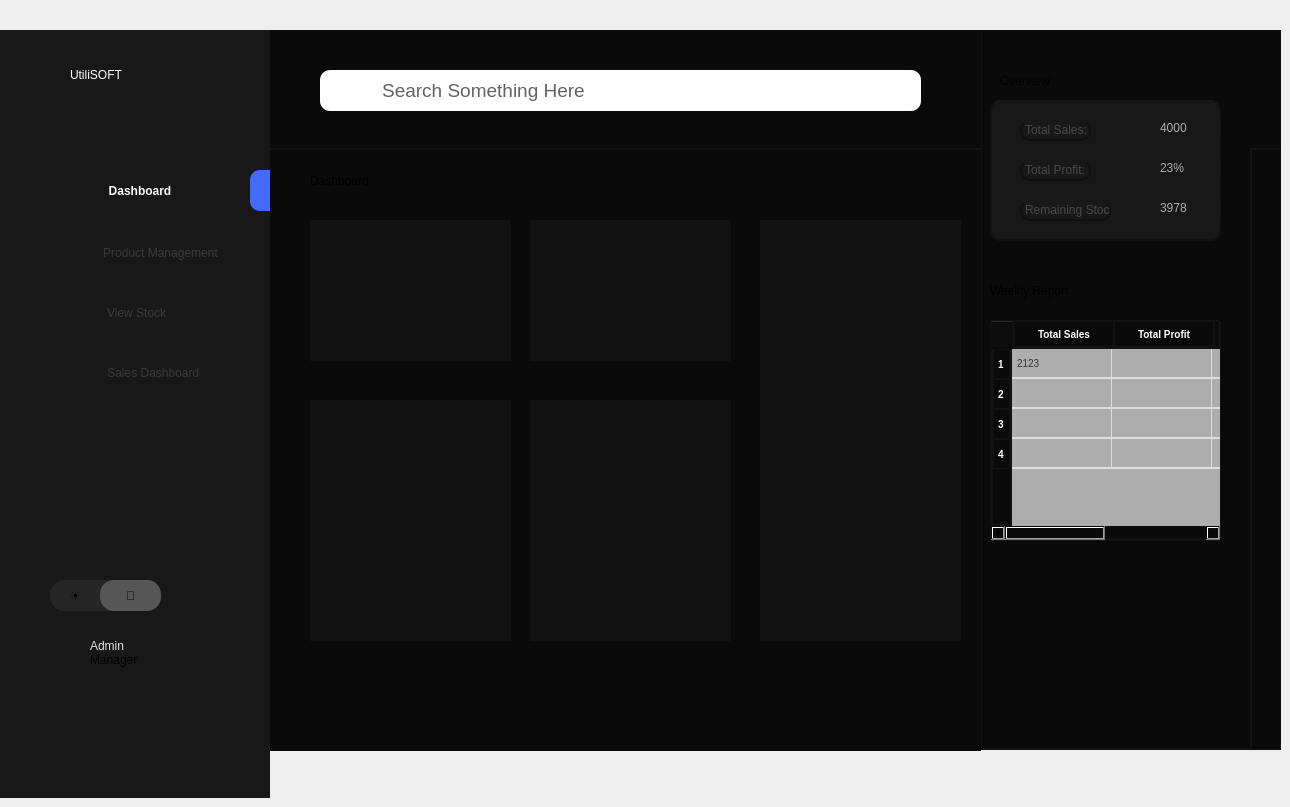
    <widget class="QWidget" name="workerdashboard">
     <widget class="QWidget" name="widget_31" native="true">
      <property name="geometry">
       <rect>
        <x>980</x>
        <y>30</y>
        <width>301</width>
        <height>720</height>
       </rect>
      </property>
      <property name="styleSheet">
       <string notr="true">background:#0a0a0a;
border: 2px solid #121212;
border-top:none;</string>
      </property>
      <widget class="QLabel" name="label_79">
       <property name="geometry">
        <rect>
         <x>20</x>
         <y>20</y>
         <width>111</width>
         <height>61</height>
        </rect>
       </property>
       <property name="styleSheet">
        <string notr="true">font: 16pt &quot;Sans Serif Collection&quot;;
border:none;</string>
       </property>
       <property name="text">
        <string>Overview</string>
       </property>
      </widget>
      <widget class="QWidget" name="widget_40" native="true">
       <property name="geometry">
        <rect>
         <x>10</x>
         <y>70</y>
         <width>231</width>
         <height>141</height>
        </rect>
       </property>
       <property name="styleSheet">
        <string notr="true">border-radius: 10px;
background:#181818;</string>
       </property>
       <widget class="QLabel" name="label_81">
        <property name="geometry">
         <rect>
          <x>30</x>
          <y>20</y>
          <width>71</width>
          <height>21</height>
         </rect>
        </property>
        <property name="styleSheet">
         <string notr="true">color:#494949;
</string>
        </property>
        <property name="text">
         <string>Total Sales:</string>
        </property>
       </widget>
       <widget class="QLabel" name="label_82">
        <property name="geometry">
         <rect>
          <x>30</x>
          <y>60</y>
          <width>71</width>
          <height>21</height>
         </rect>
        </property>
        <property name="styleSheet">
         <string notr="true">color:#494949;
</string>
        </property>
        <property name="text">
         <string>Total Profit:</string>
        </property>
       </widget>
       <widget class="QLabel" name="label_83">
        <property name="geometry">
         <rect>
          <x>30</x>
          <y>100</y>
          <width>91</width>
          <height>21</height>
         </rect>
        </property>
        <property name="styleSheet">
         <string notr="true">color:#494949;
</string>
        </property>
        <property name="text">
         <string>Remaining Stock:</string>
        </property>
       </widget>
       <widget class="QLabel" name="label_84">
        <property name="geometry">
         <rect>
          <x>170</x>
          <y>20</y>
          <width>91</width>
          <height>16</height>
         </rect>
        </property>
        <property name="styleSheet">
         <string notr="true">border:none;
color:#adadad;</string>
        </property>
        <property name="text">
         <string>4000</string>
        </property>
       </widget>
       <widget class="QLabel" name="label_85">
        <property name="geometry">
         <rect>
          <x>170</x>
          <y>60</y>
          <width>91</width>
          <height>16</height>
         </rect>
        </property>
        <property name="styleSheet">
         <string notr="true">border:none;
color:#adadad;</string>
        </property>
        <property name="text">
         <string>23%</string>
        </property>
       </widget>
       <widget class="QLabel" name="label_86">
        <property name="geometry">
         <rect>
          <x>170</x>
          <y>100</y>
          <width>91</width>
          <height>16</height>
         </rect>
        </property>
        <property name="styleSheet">
         <string notr="true">border:none;
color:#adadad;</string>
        </property>
        <property name="text">
         <string>3978</string>
        </property>
       </widget>
      </widget>
      <widget class="QLabel" name="label_87">
       <property name="geometry">
        <rect>
         <x>10</x>
         <y>230</y>
         <width>141</width>
         <height>61</height>
        </rect>
       </property>
       <property name="styleSheet">
        <string notr="true">font: 16pt &quot;Sans Serif Collection&quot;;
border:none;</string>
       </property>
       <property name="text">
        <string>Weekly Report</string>
       </property>
      </widget>
      <widget class="QTableWidget" name="tableWidget_3">
       <property name="geometry">
        <rect>
         <x>10</x>
         <y>290</y>
         <width>231</width>
         <height>221</height>
        </rect>
       </property>
       <property name="styleSheet">
        <string notr="true">QTableWidget, QTableView {
    border: 1px solid #121212;
    border-radius: 5px;
    gridline-color: #ddd;
    background-color: #adadad;
    font-size: 10px;
    font-family: Arial, sans-serif;
    color: #333;
    selection-background-color: #0078D7;
    selection-color: white;
}

QHeaderView::section {
    background-color:#0a0a0a;
    color: white;
    padding: 4px;
    border: 1px solid #121212;
    font-size: 10px;
    font-weight: bold;
    text-align: center;
}

QTableWidget::item, QTableView::item {
    padding: 2px;
    border-bottom: 1px solid #ddd;
    text-align: center;
}

QTableWidget::item:selected, QTableView::item:selected {
    background-color: #0078D7;
    color: white;
}

QTableCornerButton::section {
    background-color: #adadad;
    border: 1px solid #adadad;
	border-top-left-radius: 8px;
  
}
</string>
       </property>
       <row/>
       <row/>
       <row/>
       <row/>
       <column>
        <property name="text">
         <string>Total Sales</string>
        </property>
       </column>
       <column>
        <property name="text">
         <string>Total Profit</string>
        </property>
       </column>
       <column>
        <property name="text">
         <string>Remaining Debtors</string>
        </property>
       </column>
       <column>
        <property name="text">
         <string>Remaining Stock</string>
        </property>
       </column>
       <item row="0" column="0">
        <property name="text">
         <string>2123</string>
        </property>
       </item>
      </widget>
      <widget class="QWidget" name="widget_43" native="true">
       <property name="geometry">
        <rect>
         <x>980</x>
         <y>0</y>
         <width>301</width>
         <height>720</height>
        </rect>
       </property>
       <property name="styleSheet">
        <string notr="true">background:#0a0a0a;
border: 2px solid #121212;
border-top:none;</string>
       </property>
       <widget class="QLabel" name="label_88">
        <property name="geometry">
         <rect>
          <x>20</x>
          <y>20</y>
          <width>111</width>
          <height>61</height>
         </rect>
        </property>
        <property name="styleSheet">
         <string notr="true">font: 16pt &quot;Sans Serif Collection&quot;;
border:none;</string>
        </property>
        <property name="text">
         <string>Overview</string>
        </property>
       </widget>
       <widget class="QWidget" name="widget_113" native="true">
        <property name="geometry">
         <rect>
          <x>20</x>
          <y>80</y>
          <width>271</width>
          <height>141</height>
         </rect>
        </property>
        <property name="styleSheet">
         <string notr="true">border-radius: 10px;
background:#181818;</string>
        </property>
        <widget class="QLabel" name="label_89">
         <property name="geometry">
          <rect>
           <x>30</x>
           <y>20</y>
           <width>71</width>
           <height>21</height>
          </rect>
         </property>
         <property name="styleSheet">
          <string notr="true">color:#494949;
</string>
         </property>
         <property name="text">
          <string>Total Sales:</string>
         </property>
        </widget>
        <widget class="QLabel" name="label_90">
         <property name="geometry">
          <rect>
           <x>30</x>
           <y>60</y>
           <width>71</width>
           <height>21</height>
          </rect>
         </property>
         <property name="styleSheet">
          <string notr="true">color:#494949;
</string>
         </property>
         <property name="text">
          <string>Total Profit:</string>
         </property>
        </widget>
        <widget class="QLabel" name="label_91">
         <property name="geometry">
          <rect>
           <x>30</x>
           <y>100</y>
           <width>91</width>
           <height>21</height>
          </rect>
         </property>
         <property name="styleSheet">
          <string notr="true">color:#494949;
</string>
         </property>
         <property name="text">
          <string>Remaining Stock:</string>
         </property>
        </widget>
        <widget class="QLabel" name="label_92">
         <property name="geometry">
          <rect>
           <x>170</x>
           <y>20</y>
           <width>91</width>
           <height>16</height>
          </rect>
         </property>
         <property name="styleSheet">
          <string notr="true">border:none;
color:#adadad;</string>
         </property>
         <property name="text">
          <string>4000</string>
         </property>
        </widget>
        <widget class="QLabel" name="label_93">
         <property name="geometry">
          <rect>
           <x>170</x>
           <y>60</y>
           <width>91</width>
           <height>16</height>
          </rect>
         </property>
         <property name="styleSheet">
          <string notr="true">border:none;
color:#adadad;</string>
         </property>
         <property name="text">
          <string>23%</string>
         </property>
        </widget>
        <widget class="QLabel" name="label_158">
         <property name="geometry">
          <rect>
           <x>170</x>
           <y>100</y>
           <width>91</width>
           <height>16</height>
          </rect>
         </property>
         <property name="styleSheet">
          <string notr="true">border:none;
color:#adadad;</string>
         </property>
         <property name="text">
          <string>3978</string>
         </property>
        </widget>
       </widget>
       <widget class="QLabel" name="label_161">
        <property name="geometry">
         <rect>
          <x>30</x>
          <y>240</y>
          <width>141</width>
          <height>61</height>
         </rect>
        </property>
        <property name="styleSheet">
         <string notr="true">font: 16pt &quot;Sans Serif Collection&quot;;
border:none;</string>
        </property>
        <property name="text">
         <string>Weekly Report</string>
        </property>
       </widget>
       <widget class="QTableWidget" name="tableWidget_6">
        <property name="geometry">
         <rect>
          <x>20</x>
          <y>310</y>
          <width>271</width>
          <height>231</height>
         </rect>
        </property>
        <property name="styleSheet">
         <string notr="true">QTableWidget, QTableView {
    border: 1px solid #121212;
    border-radius: 5px;
    gridline-color: #ddd;
    background-color: #adadad;
    font-size: 10px;
    font-family: Arial, sans-serif;
    color: #333;
    selection-background-color: #0078D7;
    selection-color: white;
}

QHeaderView::section {
    background-color:#0a0a0a;
    color: white;
    padding: 4px;
    border: 1px solid #121212;
    font-size: 10px;
    font-weight: bold;
    text-align: center;
}

QTableWidget::item, QTableView::item {
    padding: 2px;
    border-bottom: 1px solid #ddd;
    text-align: center;
}

QTableWidget::item:selected, QTableView::item:selected {
    background-color: #0078D7;
    color: white;
}

QTableCornerButton::section {
    background-color: #adadad;
    border: 1px solid #adadad;
	border-top-left-radius: 8px;
  
}
</string>
        </property>
        <row/>
        <row/>
        <row/>
        <row/>
        <column>
         <property name="text">
          <string>Total Sales</string>
         </property>
        </column>
        <column>
         <property name="text">
          <string>Total Profit</string>
         </property>
        </column>
        <column>
         <property name="text">
          <string>Remaining Debtors</string>
         </property>
        </column>
        <column>
         <property name="text">
          <string>Remaining Stock</string>
         </property>
        </column>
        <item row="0" column="0">
         <property name="text">
          <string>2123</string>
         </property>
        </item>
       </widget>
      </widget>
      <widget class="QWidget" name="widget_114" native="true">
       <property name="geometry">
        <rect>
         <x>270</x>
         <y>0</y>
         <width>711</width>
         <height>121</height>
        </rect>
       </property>
       <property name="styleSheet">
        <string notr="true">border:5px;
background:#0a0a0a;
border: 3px solid #121212;
border-right:none;
border-top:none;
border-left:none;


</string>
       </property>
       <widget class="QLabel" name="label_332">
        <property name="geometry">
         <rect>
          <x>50</x>
          <y>40</y>
          <width>601</width>
          <height>41</height>
         </rect>
        </property>
        <property name="font">
         <font>
          <family>Microsoft Sans Serif</family>
          <pointsize>14</pointsize>
          <italic>false</italic>
          <bold>false</bold>
         </font>
        </property>
        <property name="styleSheet">
         <string notr="true">  border-radius: 10px; 
font: 14pt &quot;Microsoft Sans Serif&quot;;
background: white;
 padding-left: 15px;
color:#626262;
border:none;
</string>
        </property>
        <property name="text">
         <string>        Search Something Here </string>
        </property>
       </widget>
       <widget class="QLabel" name="label_333">
        <property name="geometry">
         <rect>
          <x>60</x>
          <y>50</y>
          <width>31</width>
          <height>21</height>
         </rect>
        </property>
        <property name="styleSheet">
         <string notr="true">border-radius:10px;
border:none;
background-color:none;
  background-image: url(&quot;:/new/prefix1/search-01-Stroke-Rounded.png&quot;);
    background-repeat: no-repeat;
    background-position: center;
    background-origin: content;</string>
        </property>
        <property name="text">
         <string/>
        </property>
        <property name="scaledContents">
         <bool>true</bool>
        </property>
       </widget>
      </widget>
      <widget class="QWidget" name="widget_115" native="true">
       <property name="geometry">
        <rect>
         <x>270</x>
         <y>120</y>
         <width>711</width>
         <height>601</height>
        </rect>
       </property>
       <property name="styleSheet">
        <string notr="true">background:#0a0a0a;</string>
       </property>
       <widget class="QLabel" name="label_334">
        <property name="geometry">
         <rect>
          <x>40</x>
          <y>0</y>
          <width>111</width>
          <height>61</height>
         </rect>
        </property>
        <property name="styleSheet">
         <string notr="true">font: 16pt &quot;Sans Serif Collection&quot;;
border:none;</string>
        </property>
        <property name="text">
         <string>Dashboard</string>
        </property>
       </widget>
       <widget class="QWidget" name="widget_116" native="true">
        <property name="geometry">
         <rect>
          <x>40</x>
          <y>70</y>
          <width>201</width>
          <height>141</height>
         </rect>
        </property>
        <property name="styleSheet">
         <string notr="true">background : #121212;</string>
        </property>
        <widget class="QWidget" name="widget_117" native="true">
         <property name="geometry">
          <rect>
           <x>0</x>
           <y>0</y>
           <width>191</width>
           <height>141</height>
          </rect>
         </property>
         <property name="styleSheet">
          <string notr="true">background : #121212;</string>
         </property>
        </widget>
       </widget>
       <widget class="QWidget" name="widget_118" native="true">
        <property name="geometry">
         <rect>
          <x>260</x>
          <y>70</y>
          <width>201</width>
          <height>141</height>
         </rect>
        </property>
        <property name="styleSheet">
         <string notr="true">background : #121212;</string>
        </property>
       </widget>
       <widget class="QWidget" name="widget_119" native="true">
        <property name="geometry">
         <rect>
          <x>490</x>
          <y>70</y>
          <width>201</width>
          <height>421</height>
         </rect>
        </property>
        <property name="styleSheet">
         <string notr="true">background : #121212;</string>
        </property>
       </widget>
       <widget class="QWidget" name="widget_120" native="true">
        <property name="geometry">
         <rect>
          <x>260</x>
          <y>250</y>
          <width>201</width>
          <height>241</height>
         </rect>
        </property>
        <property name="styleSheet">
         <string notr="true">background : #121212;</string>
        </property>
       </widget>
       <widget class="QWidget" name="widget_121" native="true">
        <property name="geometry">
         <rect>
          <x>40</x>
          <y>250</y>
          <width>201</width>
          <height>241</height>
         </rect>
        </property>
        <property name="styleSheet">
         <string notr="true">background : #121212;</string>
        </property>
       </widget>
      </widget>
     </widget>
     <widget class="QWidget" name="widget_122" native="true">
      <property name="geometry">
       <rect>
        <x>270</x>
        <y>30</y>
        <width>711</width>
        <height>121</height>
       </rect>
      </property>
      <property name="styleSheet">
       <string notr="true">border:5px;
background:#0a0a0a;
border: 3px solid #121212;
border-right:none;
border-top:none;
border-left:none;


</string>
      </property>
      <widget class="QLabel" name="label_335">
       <property name="geometry">
        <rect>
         <x>50</x>
         <y>40</y>
         <width>601</width>
         <height>41</height>
        </rect>
       </property>
       <property name="font">
        <font>
         <family>Microsoft Sans Serif</family>
         <pointsize>14</pointsize>
         <italic>false</italic>
         <bold>false</bold>
        </font>
       </property>
       <property name="styleSheet">
        <string notr="true">  border-radius: 10px; 
font: 14pt &quot;Microsoft Sans Serif&quot;;
background: white;
 padding-left: 15px;
color:#626262;
border:none;
</string>
       </property>
       <property name="text">
        <string>        Search Something Here </string>
       </property>
      </widget>
      <widget class="QLabel" name="label_336">
       <property name="geometry">
        <rect>
         <x>60</x>
         <y>50</y>
         <width>31</width>
         <height>21</height>
        </rect>
       </property>
       <property name="styleSheet">
        <string notr="true">border-radius:10px;
border:none;
background-color:none;
  background-image: url(&quot;:/new/prefix1/images/search-01-Stroke-Rounded.png&quot;);
    background-repeat: no-repeat;
    background-position: center;
    background-origin: content;</string>
       </property>
       <property name="text">
        <string/>
       </property>
       <property name="scaledContents">
        <bool>true</bool>
       </property>
      </widget>
     </widget>
     <widget class="QWidget" name="widget_123" native="true">
      <property name="geometry">
       <rect>
        <x>270</x>
        <y>150</y>
        <width>711</width>
        <height>601</height>
       </rect>
      </property>
      <property name="styleSheet">
       <string notr="true">background:#0a0a0a;</string>
      </property>
      <widget class="QLabel" name="label_337">
       <property name="geometry">
        <rect>
         <x>40</x>
         <y>0</y>
         <width>111</width>
         <height>61</height>
        </rect>
       </property>
       <property name="styleSheet">
        <string notr="true">font: 16pt &quot;Sans Serif Collection&quot;;
border:none;</string>
       </property>
       <property name="text">
        <string>Dashboard</string>
       </property>
      </widget>
      <widget class="QWidget" name="widget_124" native="true">
       <property name="geometry">
        <rect>
         <x>40</x>
         <y>70</y>
         <width>201</width>
         <height>141</height>
        </rect>
       </property>
       <property name="styleSheet">
        <string notr="true">background : #121212;</string>
       </property>
       <widget class="QWidget" name="widget_125" native="true">
        <property name="geometry">
         <rect>
          <x>0</x>
          <y>0</y>
          <width>191</width>
          <height>141</height>
         </rect>
        </property>
        <property name="styleSheet">
         <string notr="true">background : #121212;</string>
        </property>
       </widget>
      </widget>
      <widget class="QWidget" name="widget_126" native="true">
       <property name="geometry">
        <rect>
         <x>260</x>
         <y>70</y>
         <width>201</width>
         <height>141</height>
        </rect>
       </property>
       <property name="styleSheet">
        <string notr="true">background : #121212;</string>
       </property>
      </widget>
      <widget class="QWidget" name="widget_127" native="true">
       <property name="geometry">
        <rect>
         <x>490</x>
         <y>70</y>
         <width>201</width>
         <height>421</height>
        </rect>
       </property>
       <property name="styleSheet">
        <string notr="true">background : #121212;</string>
       </property>
      </widget>
      <widget class="QWidget" name="widget_128" native="true">
       <property name="geometry">
        <rect>
         <x>260</x>
         <y>250</y>
         <width>201</width>
         <height>241</height>
        </rect>
       </property>
       <property name="styleSheet">
        <string notr="true">background : #121212;</string>
       </property>
      </widget>
      <widget class="QWidget" name="widget_129" native="true">
       <property name="geometry">
        <rect>
         <x>40</x>
         <y>250</y>
         <width>201</width>
         <height>241</height>
        </rect>
       </property>
       <property name="styleSheet">
        <string notr="true">background : #121212;</string>
       </property>
      </widget>
     </widget>
     <widget class="QFrame" name="frame_13">
      <property name="geometry">
       <rect>
        <x>0</x>
        <y>30</y>
        <width>270</width>
        <height>768</height>
       </rect>
      </property>
      <property name="styleSheet">
       <string notr="true">max-width:270px;
max-height:768px;
background-color:#181818;</string>
      </property>
      <widget class="QLabel" name="label_387">
       <property name="geometry">
        <rect>
         <x>70</x>
         <y>10</y>
         <width>181</width>
         <height>70</height>
        </rect>
       </property>
       <property name="styleSheet">
        <string notr="true">max-height:70px;
max-width:200px;
background:transparent;
font: 700 28pt &quot;Century Gothic&quot;;
color:white;
 text-align: center; 
 vertical-align: middle;</string>
       </property>
       <property name="text">
        <string>UtiliSOFT</string>
       </property>
      </widget>
      <widget class="QPushButton" name="pagew1">
       <property name="geometry">
        <rect>
         <x>0</x>
         <y>100</y>
         <width>270</width>
         <height>81</height>
        </rect>
       </property>
       <property name="styleSheet">
        <string notr="true">margin-top:40px;
        /* Full width of sidebar */
  height: 45px;        /* Optimal button height */
  text-align: center;    /* Align text to the left */
   /* Add space for text from the edge */
      /* Use flexbox for alignment */
 /* Align text &amp; icon vertically */
  gap: 10px; 

padding-left:10px;
font-weight:600;
	border:none;
color:#fcfcfc;</string>
       </property>
       <property name="text">
        <string>Dashboard</string>
       </property>
      </widget>
      <widget class="QPushButton" name="pagew2">
       <property name="geometry">
        <rect>
         <x>0</x>
         <y>200</y>
         <width>271</width>
         <height>45</height>
        </rect>
       </property>
       <property name="styleSheet">
        <string notr="true">
         /* Full width of sidebar */
  height: 45px;        /* Optimal button height */
  text-align: center;    /* Align text to the left */
/* Add space for text from the edge */
  display: flex;       /* Use flexbox for alignment */
  align-items: center; /* Align text &amp; icon vertically */
  gap: 10px; 
	border:none;
color:#3a3a3a;
padding-left:50px;</string>
       </property>
       <property name="text">
        <string>Product Management</string>
       </property>
      </widget>
      <widget class="QPushButton" name="pagew3">
       <property name="geometry">
        <rect>
         <x>0</x>
         <y>260</y>
         <width>270</width>
         <height>45</height>
        </rect>
       </property>
       <property name="styleSheet">
        <string notr="true">    /* Full width of sidebar */
  height: 45px;        /* Optimal button height */
  text-align: center;    /* Align text to the left */
    /* Add space for text from the edge */

  gap: 10px; 
	border:none;
color:#3a3a3a;</string>
       </property>
       <property name="text">
        <string> View Stock</string>
       </property>
      </widget>
      <widget class="QPushButton" name="pagew4">
       <property name="geometry">
        <rect>
         <x>0</x>
         <y>320</y>
         <width>270</width>
         <height>45</height>
        </rect>
       </property>
       <property name="styleSheet">
        <string notr="true">      /* Full width of sidebar */
  height: 45px;        /* Optimal button height */
  text-align: center;
padding-right:20px;    /* Align text to the left */
 /* Align text &amp; icon vertically */
  gap: 10px; 
	border:none;
color:#3a3a3a;
</string>
       </property>
       <property name="text">
        <string>                 Sales Dashboard</string>
       </property>
      </widget>
      <widget class="QPushButton" name="pushButton_109">
       <property name="geometry">
        <rect>
         <x>50</x>
         <y>550</y>
         <width>111</width>
         <height>31</height>
        </rect>
       </property>
       <property name="styleSheet">
        <string notr="true">max-height:37px;
border-radius:15px;
background:#262626;
text-align:left;
padding-left : 20px;</string>
       </property>
       <property name="text">
        <string>☀</string>
       </property>
      </widget>
      <widget class="QPushButton" name="pushButton_110">
       <property name="geometry">
        <rect>
         <x>100</x>
         <y>550</y>
         <width>61</width>
         <height>31</height>
        </rect>
       </property>
       <property name="styleSheet">
        <string notr="true">max-height:37px;
border:3px;
background:#565656;
border-radius:14px;</string>
       </property>
       <property name="text">
        <string>🌙</string>
       </property>
      </widget>
      <widget class="QLabel" name="label_388">
       <property name="geometry">
        <rect>
         <x>90</x>
         <y>600</y>
         <width>121</width>
         <height>31</height>
        </rect>
       </property>
       <property name="styleSheet">
        <string notr="true">font: 18pt &quot;Microsoft Sans Serif&quot;;
color:#e0e4e4;
</string>
       </property>
       <property name="text">
        <string>Admin</string>
       </property>
      </widget>
      <widget class="QLabel" name="label_389">
       <property name="geometry">
        <rect>
         <x>90</x>
         <y>620</y>
         <width>61</width>
         <height>20</height>
        </rect>
       </property>
       <property name="styleSheet">
        <string notr="true">background:none;
</string>
       </property>
       <property name="text">
        <string>Manager</string>
       </property>
      </widget>
      <widget class="QWidget" name="widget_153" native="true">
       <property name="geometry">
        <rect>
         <x>250</x>
         <y>140</y>
         <width>21</width>
         <height>41</height>
        </rect>
       </property>
       <property name="styleSheet">
        <string notr="true">background:#436cfd;
border-top-left-radius: 10px;
    border-bottom-left-radius: 10px;
   border-top-right-radius: 0px;
    border-bottom-right-radius: 0px;</string>
       </property>
      </widget>
      <widget class="QLabel" name="label_390">
       <property name="geometry">
        <rect>
         <x>60</x>
         <y>140</y>
         <width>41</width>
         <height>41</height>
        </rect>
       </property>
       <property name="styleSheet">
        <string notr="true">background-color:transparent;
background-image: url(&quot;:/new/prefix1/images/dashboard-square-02-Stroke-Rounded (1).png&quot;);
    background-repeat: no-repeat;
    background-position: center;
    background-origin: content;</string>
       </property>
       <property name="text">
        <string/>
       </property>
       <property name="scaledContents">
        <bool>true</bool>
       </property>
      </widget>
      <widget class="QLabel" name="label_391">
       <property name="geometry">
        <rect>
         <x>60</x>
         <y>200</y>
         <width>41</width>
         <height>51</height>
        </rect>
       </property>
       <property name="styleSheet">
        <string notr="true">background-color:transparent;
background-image: url(&quot;:/new/prefix1/images/package-Stroke-Rounded.png&quot;);
    background-repeat: no-repeat;
    background-position: center;
    background-origin: content;</string>
       </property>
       <property name="text">
        <string/>
       </property>
       <property name="scaledContents">
        <bool>true</bool>
       </property>
      </widget>
      <widget class="QLabel" name="label_392">
       <property name="geometry">
        <rect>
         <x>50</x>
         <y>600</y>
         <width>40</width>
         <height>41</height>
        </rect>
       </property>
       <property name="styleSheet">
        <string notr="true">background-color:transparent;
background-image: url(&quot;:/new/prefix1/images/user-circle-02-Stroke-Rounded.png&quot;);
    background-repeat: no-repeat;
    background-position: center;
    background-origin: content;
	</string>
       </property>
       <property name="text">
        <string/>
       </property>
       <property name="scaledContents">
        <bool>true</bool>
       </property>
      </widget>
      <widget class="QLabel" name="label_393">
       <property name="geometry">
        <rect>
         <x>60</x>
         <y>320</y>
         <width>41</width>
         <height>41</height>
        </rect>
       </property>
       <property name="styleSheet">
        <string notr="true">background-color:transparent;
background-image: url(&quot;:/new/prefix1/images/shopping-cart-02-Stroke-Rounded.png&quot;);
    background-repeat: no-repeat;
    background-position: center;
    background-origin: content;</string>
       </property>
       <property name="text">
        <string/>
       </property>
       <property name="scaledContents">
        <bool>true</bool>
       </property>
      </widget>
      <widget class="QLabel" name="label_394">
       <property name="geometry">
        <rect>
         <x>60</x>
         <y>260</y>
         <width>41</width>
         <height>41</height>
        </rect>
       </property>
       <property name="styleSheet">
        <string notr="true">background-color:transparent;
background-image: url(&quot;:/new/prefix1/images/folder-view-Stroke-Rounded.png&quot;);
    background-repeat: no-repeat;
    background-position: center;
    background-origin: content;</string>
       </property>
       <property name="text">
        <string/>
       </property>
       <property name="scaledContents">
        <bool>true</bool>
       </property>
      </widget>
     </widget>
    </widget>
